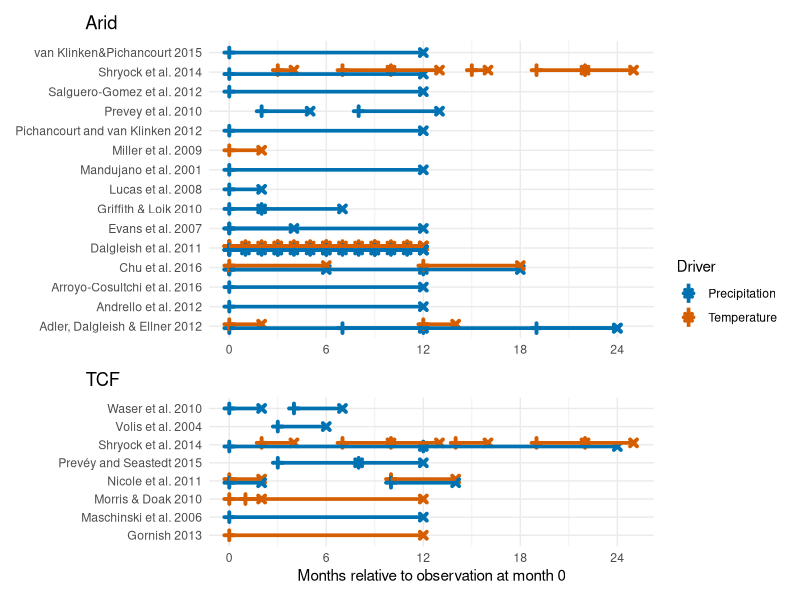

The R script that drew this image:
library(dplyr)
library(ggplot2)
library(grid)
library(gridExtra)
library(patchwork)


### Get data --------------------------------------------------------------------------------------------------------

df <- readxl::read_excel("Analysis/Lit_review/Biomes window open close.xlsx", skip = 1) %>%
  filter(Biome == "DES")
df$Studies <- as.factor(df$Studies)
df$TP <- as.factor(df$`T/P`)
df <- df[which(df$Studies != "Maschinski et al. 1997"),]     ## Remove studies with missing information
df <- df[which(df$Studies != "Raghu et al. 2013"),]

df1 <- readxl::read_excel("Analysis/Lit_review/Biomes window open close.xlsx", skip = 1) %>%
  filter(Biome == "TCF")
df1$Studies <- as.factor(df1$Studies)
df1$TP <- as.factor(df1$`T/P`)
df1 <- df1[which(df1$Studies != "Stevens&Latimer 2015"),]     ## Remove studies with missing information
df1 <- df1[which(df1$Studies != "Olsen et al. 2016"),]
df1 <- df1[which(df1$Studies != "Conlisk et al. 2017"),]

### Create graphs --------------------------------------------------------------------------------------------------------

Arid <- ggplot(df, aes(ymin = df$Closes, ymax = df$Open, x = df$Studies, colour = df$TP, group = df$TP)) +
  geom_point(aes(y=df$Open, x = df$Studies), shape = 4, position = position_dodge(width = 0.4), size = 1, stroke = 2)+
  geom_point(aes(y=df$Closes, x = df$Studies), shape = 3, position = position_dodge(width = 0.4), size = 1, stroke = 2)+
  geom_linerange(aes(ymin = df$Closes, ymax = df$Open, x = df$Studies), size = 1.25 ,position = position_dodge(width = 0.4)) +
  coord_flip()+
  ggtitle("Arid") +
  scale_y_continuous(breaks = c(0,6,12,18,24), 
                     name = "Months relative to observation at month 0") +
  scale_colour_manual(name = "Driver", 
                      labels = c('Precipitation', 'Temperature'),
                      values = c('P' = '#0072B2', 'T' = '#D55E00'),
                      breaks = c('P', 'T')) +
  theme_minimal() +
  theme(axis.title = element_blank(),
        plot.title = element_text(hjust = -0.3))


TCF <- ggplot(df1, aes(ymin = df1$Closes, ymax = df1$Open, x = df1$Studies, colour = df1$TP, group = df1$TP)) +
  geom_point(aes(y=df1$Open, x = df1$Studies), shape = 4, position = position_dodge(width = 0.4), size = 1, stroke = 2)+
  geom_point(aes(y=df1$Closes, x = df1$Studies), shape = 3, position = position_dodge(width = 0.4), size = 1, stroke = 2)+
  geom_linerange(aes(ymin = df1$Closes, ymax = df1$Open, x = df1$Studies), size = 1.25 ,position = position_dodge(width = 0.4)) +
  coord_flip()+
  ggtitle("TCF") +
  scale_y_continuous(breaks = c(0,6,12,18,24), 
                     name = "Months relative to observation at month 0") +
  scale_colour_manual(name = "Driver", 
                      labels = c('Precipitation', 'Temperature'),
                      values = c('P' = '#0072B2', 'T' = '#D55E00'),
                      breaks = c('P', 'T')) +
  theme_minimal() +
  theme(axis.title.y = element_blank(),
        plot.title = element_text(hjust = -0.3))




both <- (Arid / TCF) + plot_layout(guides = "collect", heights = c(4,2))

# ggsave("Visual/Time windows Arid.png", Arid)
# ggsave("Visual/Time windows TCF.png", TCF)
ggsave("Visual/Time windows Arid&TCF.png", both, width = 10, height = 5)

